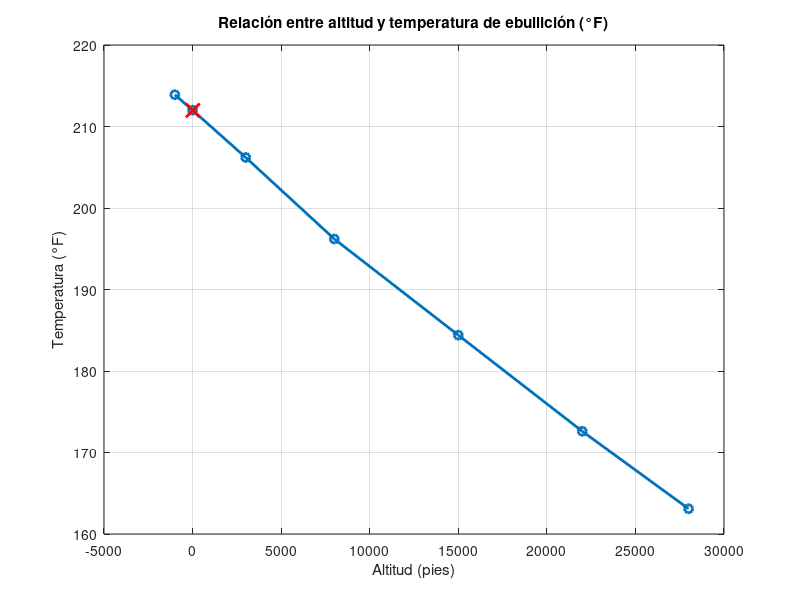

Write MATLAB code to recreate this figure.
h = [-1000, 0, 3000, 8000, 15000, 22000, 28000];
T = [213.9, 212.0, 206.2, 196.2, 184.4, 172.6, 163.1];

h_metros = input('Ingresa la altura en metros: ');
h_pies = h_metros * 3.280839895;

T_h_F = interp1(h, T, h_pies, 'pchip');

fprintf('La temperatura de ebullición a %.2f metros (%.2f pies) es: %.2f °F\n', h_metros, h_pies, T_h_F);

figure;
plot(h, T, '-o', 'LineWidth', 2);
hold on;
plot(h_pies, T_h_F, 'rx', 'MarkerSize', 10, 'LineWidth', 2);
xlabel('Altitud (pies)');
ylabel('Temperatura (°F)');
title('Relación entre altitud y temperatura de ebullición (°F)');
grid on;

